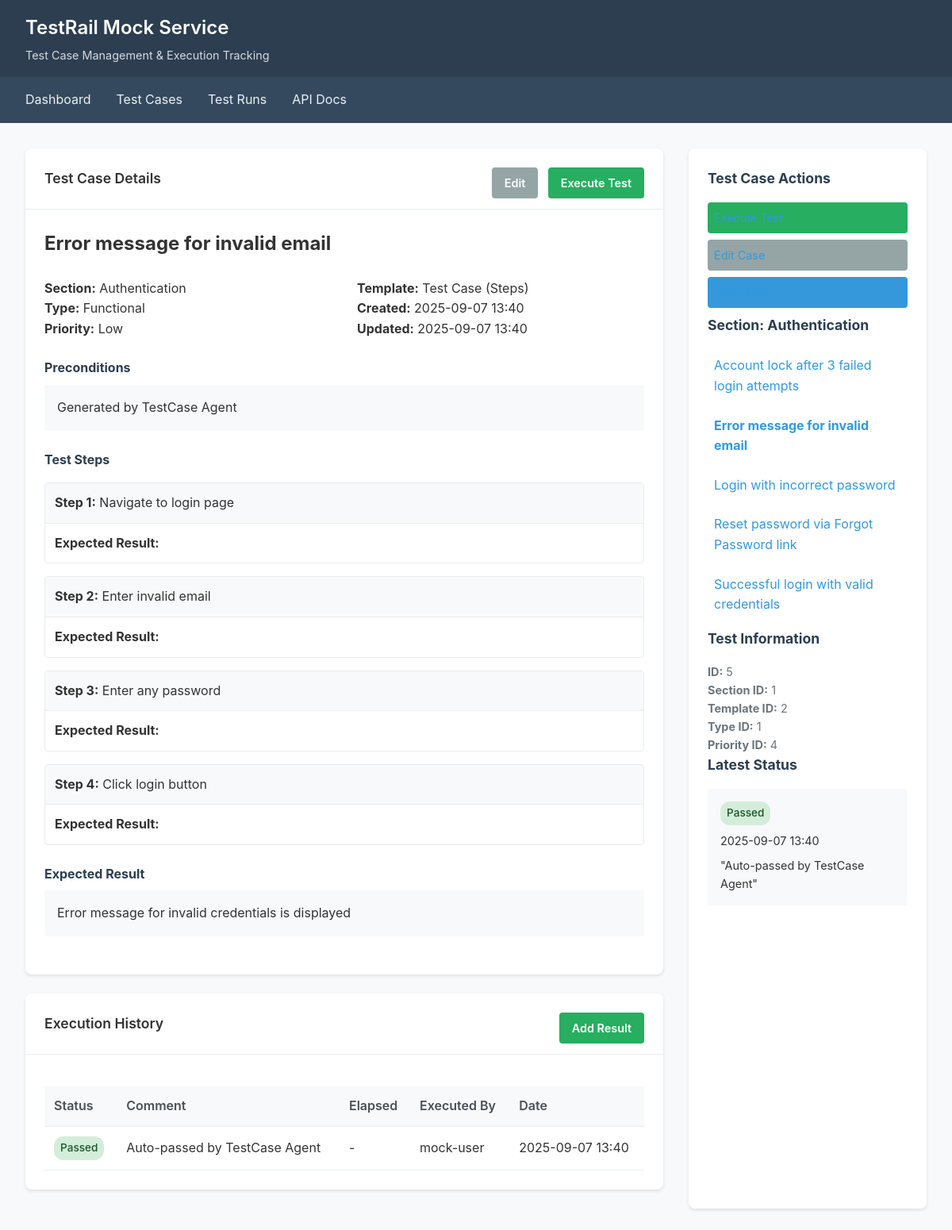
Page /ui/case/5 on the committed database.
### models.py (models this page shows)
class TestCase(Base):
    __tablename__ = "cases"
    id = Column(Integer, primary_key=True, index=True)
    section_id = Column(Integer, ForeignKey("sections.id"), nullable=False)
    title = Column(String(500), nullable=False)
    template_id = Column(Integer, ForeignKey("templates.id"), nullable=False)
    type_id = Column(Integer, default=1)  # 1=Functional, 2=Regression, 3=Smoke, etc.
    priority_id = Column(Integer, default=2)  # 1=Critical, 2=High, 3=Medium, 4=Low
    steps = Column(JSON)  # List of test steps
    expected_result = Column(Text)
    preconditions = Column(Text)
    created_on = Column(DateTime, default=datetime.utcnow)
    updated_on = Column(DateTime, default=datetime.utcnow, onupdate=datetime.utcnow)
    section = relationship("Section", back_populates="cases")
    template = relationship("Template", back_populates="cases")
    results = relationship("TestResult", back_populates="case", cascade="all, delete-orphan")
    run_entries = relationship("RunEntry", back_populates="case", cascade="all, delete-orphan")

class Section(Base):
    __tablename__ = "sections"
    id = Column(Integer, primary_key=True, index=True)
    project_id = Column(Integer, ForeignKey("projects.id"), nullable=False)
    name = Column(String(255), nullable=False)
    description = Column(Text)
    parent_id = Column(Integer, ForeignKey("sections.id"), nullable=True)
    created_on = Column(DateTime, default=datetime.utcnow)
    project = relationship("Project", back_populates="sections")
    parent = relationship("Section", remote_side=[id], backref="children")
    cases = relationship("TestCase", back_populates="section", cascade="all, delete-orphan")

class Template(Base):
    __tablename__ = "templates"
    id = Column(Integer, primary_key=True, index=True)
    name = Column(String(255), nullable=False)
    is_default = Column(Boolean, default=False)
    cases = relationship("TestCase", back_populates="template")

class TestResult(Base):
    __tablename__ = "results"
    id = Column(Integer, primary_key=True, index=True)
    case_id = Column(Integer, ForeignKey("cases.id"), nullable=False)
    status_id = Column(Integer, nullable=False)  # 1=Passed, 2=Blocked, 3=Untested, 4=Retest, 5=Failed
    comment = Column(Text)
    elapsed = Column(String(50))  # Time taken (e.g., "2m 30s")
    created_on = Column(DateTime, default=datetime.utcnow)
    created_by = Column(String(255), default="mock-user")
    case = relationship("TestCase", back_populates="results")

### app.py (the view)
@app.get("/ui/case/{case_id}", response_class=HTMLResponse)
def case_detail(request: Request, case_id: int, db: Session = Depends(get_database)):
    case = db.query(TestCase).filter(TestCase.id == case_id).first()
    if not case:
        raise HTTPException(status_code=404, detail="Test case not found")
    results = (db.query(TestResult)
              .filter(TestResult.case_id == case_id)
              .order_by(desc(TestResult.created_on))
              .all())
    latest_result = results[0] if results else None
    section_cases = (db.query(TestCase)
                    .filter(TestCase.section_id == case.section_id)
                    .order_by(TestCase.title)
                    .all())
    return templates.TemplateResponse("testcase_detail.html", {
        "request": request,
        "case": case,
        "results": results,
        "latest_result": latest_result,
        "section_cases": section_cases,
        "status_names": STATUS_NAMES,
        "type_names": TYPE_NAMES,
        "priority_names": PRIORITY_NAMES,
        "status_classes": get_status_classes()
    })

### templates/testcase_detail.html (shortened to what this page needs)
{% extends "base.html" %}
{% block content %}
{% set breadcrumb = [
    {"name": "Dashboard", "url": "/ui"},
    {"name": "Test Cases", "url": "/ui/cases"},
    {"name": case.title, "url": ""}
] %}
<div class="two-column">
    <div class="main-content">
        <div class="card">
            <div class="card-header">
                Test Case Details
                <div style="float: right;">
                    <a href="/ui/case/{{ case.id }}/edit" class="btn btn-secondary">Edit</a>
                    <a href="/ui/case/{{ case.id }}/execute" class="btn btn-success">Execute Test</a>
                </div>
            </div>
            <div class="card-body">
                <h2>{{ case.title }}</h2>
                <div style="display: grid; grid-template-columns: 1fr 1fr; gap: 2rem; margin: 1.5rem 0;">
                    <div>
                        <strong>Section:</strong> {{ case.section.name }}<br>
                        <strong>Type:</strong> {{ type_names[case.type_id] }}<br>
                        <strong>Priority:</strong> {{ priority_names[case.priority_id] }}
                    </div>
                    <div>
                        <strong>Template:</strong> {{ case.template.name }}<br>
                        <strong>Created:</strong> {{ case.created_on.strftime('%Y-%m-%d %H:%M') }}<br>
                        <strong>Updated:</strong> {{ case.updated_on.strftime('%Y-%m-%d %H:%M') }}
                    </div>
                </div>
                {% if case.preconditions %}
                <div style="margin: 1.5rem 0;">
                    <h4>Preconditions</h4>
                    <div style="background: #f8f9fa; padding: 1rem; border-radius: 4px; margin-top: 0.5rem;">
                        {{ case.preconditions }}
                    </div>
                </div>
                {% endif %}
                {% if case.steps %}
                <div style="margin: 1.5rem 0;">
                    <h4>Test Steps</h4>
                    <div style="margin-top: 1rem;">
                        {% for step in case.steps %}
                        <div style="border: 1px solid #e9ecef; border-radius: 4px; margin-bottom: 1rem; overflow: hidden;">
                            <div style="background: #f8f9fa; padding: 0.75rem; border-bottom: 1px solid #e9ecef;">
                                <strong>Step {{ loop.index }}:</strong> {{ step.step }}
                            </div>
                            <div style="padding: 0.75rem;">
                                <strong>Expected Result:</strong> {{ step.expected }}
                            </div>
                        </div>
                        {% endfor %}
                    </div>
                </div>
                {% endif %}
                {% if case.expected_result %}
                <div style="margin: 1.5rem 0;">
                    <h4>Expected Result</h4>
                    <div style="background: #f8f9fa; padding: 1rem; border-radius: 4px; margin-top: 0.5rem;">
                        {{ case.expected_result }}
                    </div>
                </div>
                {% endif %}
            </div>
        </div>
        <div class="card">
            <div class="card-header">
                Execution History
                <div style="float: right;">
                    <a href="/ui/case/{{ case.id }}/execute" class="btn btn-success">Add Result</a>
                </div>
            </div>
            <div class="card-body">
                {% if results %}
                <table class="table">
                    <thead>
                        <tr>
                            <th>Status</th>
                            <th>Comment</th>
                            <th>Elapsed</th>
                            <th>Executed By</th>
                            <th>Date</th>
                        </tr>
                    </thead>
                    <tbody>
                        {% for result in results %}
                        <tr>
                            <td>
                                <span class="status-badge status-{{ status_classes[result.status_id] }}">
                                    {{ status_names[result.status_id] }}
                                </span>
                            </td>
                            <td>{{ result.comment or "-" }}</td>
                            <td>{{ result.elapsed or "-" }}</td>
                            <td>{{ result.created_by }}</td>
                            <td>{{ result.created_on.strftime('%Y-%m-%d %H:%M') }}</td>
                        </tr>
                        {% endfor %}
                    </tbody>
                </table>
                {% else %}
                <p>No execution history yet.</p>
                <a href="/ui/case/{{ case.id }}/execute" class="btn btn-success">Execute This Test</a>
                {% endif %}
            </div>
        </div>
    </div>
    <div class="sidebar">
        <h3>Test Case Actions</h3>
        <ul>
            <li><a href="/ui/case/{{ case.id }}/execute" class="btn btn-success" style="margin-bottom: 0.5rem;">Execute Test</a></li>
            <li><a href="/ui/case/{{ case.id }}/edit" class="btn btn-secondary" style="margin-bottom: 0.5rem;">Edit Case</a></li>
            <li><a href="/ui/case/{{ case.id }}/copy" class="btn" style="margin-bottom: 0.5rem;">Copy Case</a></li>
        </ul>
        <h3>Section: {{ case.section.name }}</h3>
        <ul>
            {% for sibling in section_cases %}
            <li>
                <a href="/ui/case/{{ sibling.id }}" {% if sibling.id == case.id %}style="font-weight: bold;"{% endif %}>
                    {{ sibling.title }}
                </a>
            </li>
            {% endfor %}
        </ul>
        <h3>Test Information</h3>
        <div style="font-size: 0.9rem; color: #6c757d;">
            <p><strong>ID:</strong> {{ case.id }}</p>
            <p><strong>Section ID:</strong> {{ case.section_id }}</p>
            <p><strong>Template ID:</strong> {{ case.template_id }}</p>
            <p><strong>Type ID:</strong> {{ case.type_id }}</p>
            <p><strong>Priority ID:</strong> {{ case.priority_id }}</p>
        </div>
        <h3>Latest Status</h3>
        {% if latest_result %}
        <div style="padding: 1rem; background: #f8f9fa; border-radius: 4px;">
            <span class="status-badge status-{{ status_classes[latest_result.status_id] }}">
                {{ status_names[latest_result.status_id] }}
            </span>
            <p style="margin-top: 0.5rem; font-size: 0.9rem;">
                {{ latest_result.created_on.strftime('%Y-%m-%d %H:%M') }}
            </p>
            {% if latest_result.comment %}
            <p style="margin-top: 0.5rem; font-size: 0.9rem;">
                "{{ latest_result.comment }}"
            </p>
            {% endif %}
        </div>
        {% else %}
        <p style="font-size: 0.9rem; color: #6c757d;">Not yet executed</p>
        {% endif %}
    </div>
</div>
{% endblock %}

### templates/base.html (style rules this page uses)
* { margin: 0; padding: 0; box-sizing: border-box; }
body { font-family: -apple-system, BlinkMacSystemFont, 'Segoe UI', Roboto, sans-serif; background-color: #f8f9fa; color: #333; line-height: 1.6; }
.card { background: white; border-radius: 8px; box-shadow: 0 2px 4px rgba(0,0,0,0.1); margin-bottom: 1.5rem; }
.card-header { padding: 1.5rem; border-bottom: 1px solid #e9ecef; font-weight: 600; font-size: 1.1rem; }
.card-body { padding: 1.5rem; }
.btn { display: inline-block; padding: 0.5rem 1rem; background: #3498db; color: white; text-decoration: none; border-radius: 4px; border: none; cursor: pointer; font-size: 0.9rem; transition: background-color 0.2s; }
.btn-success { background: #27ae60; }
.btn-secondary { background: #95a5a6; }
.table { width: 100%; border-collapse: collapse; margin-top: 1rem; }
.table th, .table td { padding: 0.75rem; text-align: left; border-bottom: 1px solid #e9ecef; }
.table th { background: #f8f9fa; font-weight: 600; color: #495057; }
.status-badge { display: inline-block; padding: 0.25rem 0.5rem; border-radius: 12px; font-size: 0.8rem; font-weight: 500; }
.status-passed { background: #d4edda; color: #155724; }
.sidebar { background: white; border-radius: 8px; box-shadow: 0 2px 4px rgba(0,0,0,0.1); padding: 1.5rem; }
.sidebar h3 { margin-bottom: 1rem; color: #2c3e50; font-size: 1.1rem; }
.sidebar ul { list-style: none; }
.sidebar li { margin-bottom: 0.5rem; }
.sidebar a { color: #3498db; text-decoration: none; display: block; padding: 0.5rem; border-radius: 4px; transition: background-color 0.2s; }
.two-column { display: grid; grid-template-columns: 1fr 300px; gap: 2rem; }

### templates/testcase_detail.html (style rules this page uses)
.main-content { min-height: 600px; }
.status-badge { font-size: 0.85rem; }
h4 { color: #2c3e50; margin-bottom: 0.5rem; }
.card-header div { display: inline-block; }
.card-header .btn { margin-left: 0.5rem; }

### rows in the picture
TestCase: title "Error message for invalid email", created_on "2025-09-07 13:40", updated_on "2025-09-07 13:40", preconditions "Generated by TestCase Agent", expected_result "Error message for invalid credentials is displayed", id "5", section_id "1", template_id "2", type_id "1", priority_id "4"
Section: section.name "Authentication"
Template: template.name "Test Case (Steps)"
TestResult: status_names "Passed", comment "Auto-passed by TestCase Agent", elapsed "-", created_by "mock-user", created_on "2025-09-07 13:40"
TestCase: title "Account lock after 3 failed login attempts"
TestCase: title "Login with incorrect password"
TestCase: title "Reset password via Forgot Password link"
TestCase: title "Successful login with valid credentials"

### other values in the picture
{{ type_names[case.type_id] }} "Functional"
{{ priority_names[case.priority_id] }} "Low"
{{ step.step }} "Navigate to login page" "Enter invalid email" "Enter any password" "Click login button"
{{ status_names[latest_result.status_id] }} "Passed"
